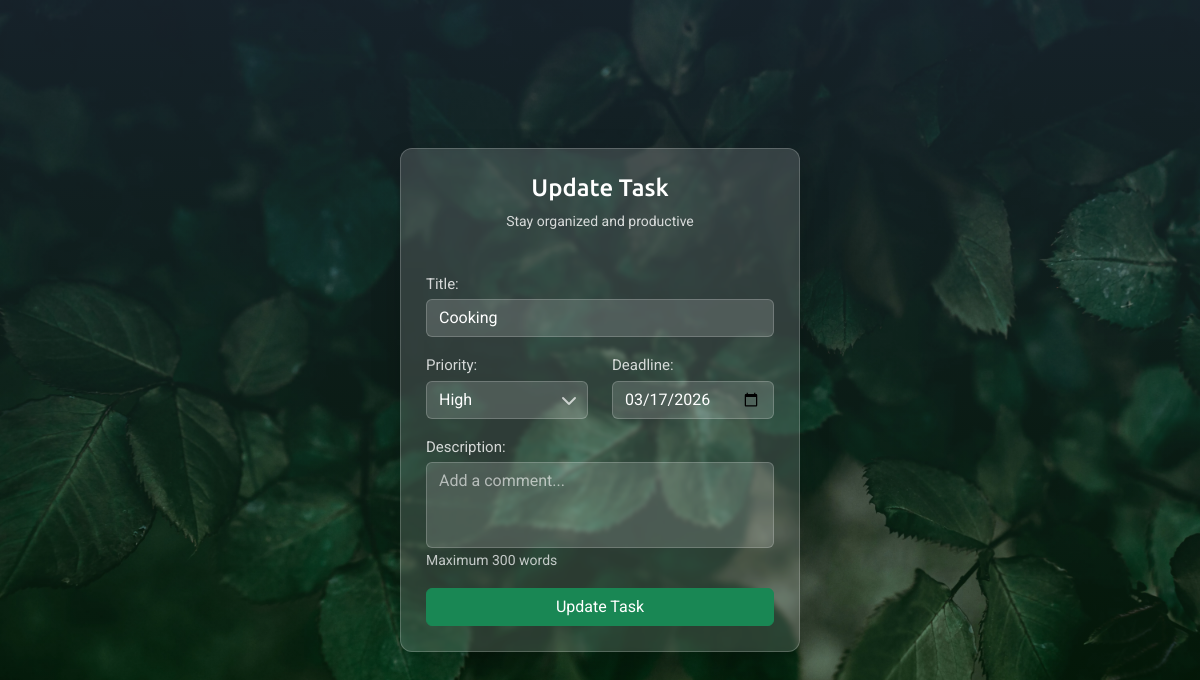
The page /update_task/6/ on the database its author committed.
### base/models.py (models this page shows, shortened)
class Todo(models.Model):
    PRIORITY_CHOICES = (
        ("low", "Low"),
        ("medium", 'Medium'),
        ("high", "High"),
    )
    title = models.CharField(max_length=100)
    description = models.TextField(max_length=200, blank=True)
    priority = models.CharField(max_length=10, default="medium", choices=PRIORITY_CHOICES)
    deadline = models.DateField(default=default_deadline)
    is_completed = models.BooleanField(default=False)
    created_at = models.DateTimeField(auto_now_add=True)
    updated_at = models.DateTimeField(auto_now=True)

### base/views.py (the view)
# urls.py: path("update_task/<int:pk>/", views.update_task, name="update_task"),
def update_task(request, pk) :
    todo = get_object_or_404(Todo, id=pk)
    form = TaskFrom(instance=todo)
    if request.method == "POST":
        form = TaskFrom(request.POST, instance=todo)
        if form.is_valid():
            form.save()
            return redirect("homepage")
    context = {
        "form" : form
    }
    return render(request, 'base/task_form.html', context)

### base/forms.py (shortened to what this page needs)
class TaskFrom(ModelForm):
    class Meta:
        model = Todo
        fields = ["title", "priority", "deadline", "description"]
        widgets = {
            "title" : forms.TextInput(attrs={
                "class" : "form-control custom-input",
                "placeholder" : "Enter a task title"
            }),
            "priority" : forms.Select(attrs={
                "class" : "form-control custom-input"
            }),
            "deadline" : forms.DateInput(attrs={
                "class" : "form-control custom-input",
                "type" : "date"
            }),
            "description" : forms.Textarea(attrs={
                "class" : "form-control custom-input textarea-scroll",
                "rows" : 3,
                "placeholder" : "Add a comment..."
            }) ,
        }

### base/templates/base/task_form.html (shortened to what this page needs)
{% extends 'base/main.html' %}
{% block content %}
<div class="card todo-card">
    <div class="todo-header text-center mb-4">
        {% if page == "create-task" %}
            <h4 class="heading-font">Add Task</h4>
        {% else %}
            <h4 class="heading-font">Update Task</h4>
        {% endif %}
        <p class="subtitle">Stay organized and productive</p>
    </div>
    <div class="task-body">
        <form action="" method="POST">
            <div class="mb-3">
                {{form.title.label_tag}}
                {{form.title}}
            </div>
            <div class="row">
                <div class="col-md-6 mb-3">
                    {{ form.priority.label_tag }}
                    <div class="select-wrapper">
                        {{ form.priority }}
                    </div>
                </div>
                <div class="col-md-6 mb-3">
                    {{form.deadline.label_tag}}
                    {{form.deadline}}
                </div>
            </div>
            <div class="mb-3">
                {{form.description.label_tag}}
                {{form.description}}
                <small class="form-text text-light opacity-75">
                    Maximum 300 words
                </small>
            </div>
            <button type="submit" class="btn btn-success w-100">
                {% if page == "create-task" %}
                    Add Task
                {% else %}
                    Update Task
                {% endif %}
            </button>
        </form>
    </div>
</div>
{% endblock %}

### static/css/main.css (style rules this page uses)
:root { --primary-color: #0dcca6; --secondary-color: #ffffff; --border-radius: 5px; --transition: 0.5s all; }
body { font-family: "Roboto", sans-serif; color: var(--secondary-color); min-height: 100vh; background: linear-gradient(to top, rgba(0, 61, 0, 0.3), rgba(44,62,80,0.5)), url("../images/background.webp") no-repeat center center; background-size: cover; }
.heading-font { font-family: "Ubuntu", sans-serif; }
.card { background: rgba(255, 255, 255, 0.15); backdrop-filter: blur(2px); color: var(--secondary-color); border-radius: 12px; padding: 25px; border: 1px solid rgba(255, 255, 255, 0.2); box-shadow: 0 10px 30px rgba(0, 0, 0, 0.2); width: 100%; max-width: 450px; min-height: 80vh; max-height: 90vh; overflow-y: auto; }
.subtitle { font-size: 14px; opacity: 0.8; }
.custom-input { background: rgba(255, 255, 255, 0.15); border: 1px solid rgba(255, 255, 255, 0.2); color: var(--secondary-color); transition: var(--transition); }
.custom-input::placeholder { color: rgba(255, 255, 255, 0.6); }
select.custom-input { cursor: pointer; appearance: none; padding-right: 35px; }
select.custom-input option { background: #1f3d36; color: var(--secondary-color); }
.select-wrapper { position: relative; }
.select-wrapper::after { content: "\f078"; font-family: "Font Awesome 7 Free"; font-weight: 900; position: absolute; right: 12px; top: 50%; transform: translateY(-50%); pointer-events: none; color: rgba(255, 255, 255, 0.7); }
.textarea-scroll { resize: none; max-height: 90px; overflow-y: auto; }
label { font-size: 15px; opacity: 0.8; margin-bottom: 4px; }

### base/templates/base/task_form.html (style rules this page uses)
.card { min-height: 500px; width: 100%; max-width: 400px; }

### rows shown on the page
Todo: title "Cooking", priority "High", deadline "03/17/2026"
